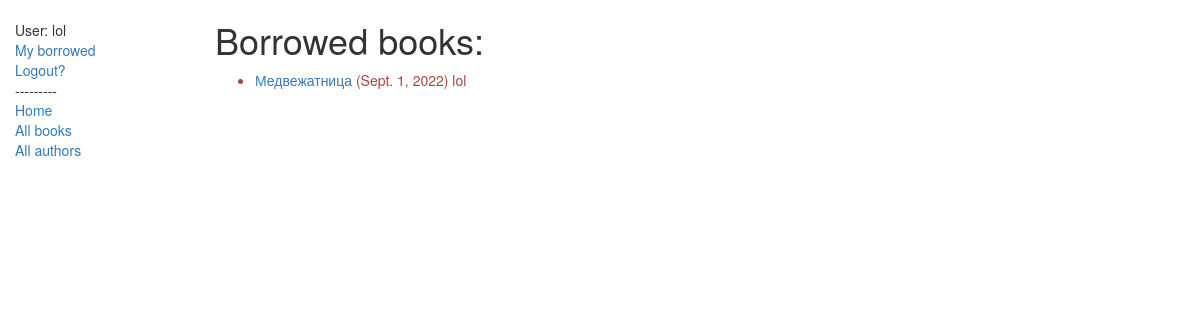
The app's page /catalog/mybooks/ (signed in) with its own data.
### catalog/models.py (models this page shows, shortened)
class BookInstance(models.Model):
    id = models.UUIDField(primary_key=True, default=uuid.uuid4(),
                          help_text="Unique ID for this particular book across whole library",)
    book = models.ForeignKey('Book', on_delete=models.SET_NULL, null=True)
    imprint = models.CharField(max_length=200)
    due_back = models.DateField(null=True, blank=True)
    borrower = models.ForeignKey(User, on_delete=models.SET_NULL, null=True, blank=True)
    LOAN_STATUS = (
        ('m', 'Maintaince'),
        ('o', 'On Loan'),
        ('a', 'Availible'),
        ('r', 'Reserved')
    )
    status = models.CharField(max_length=1, choices=LOAN_STATUS, blank=True, default='m', help_text="Book availability")
    class Meta:
        ordering = ["due_back"]
        permissions = (("can_mark_returned", "Set books as returned"),)
    @property
    def is_overdue(self):
        if self.due_back and date.today() > self.due_back:
            return True
        return False

class Book(models.Model):
    title = models.CharField(max_length=200)
    author = models.ForeignKey('Author', on_delete=models.SET_NULL, null=True)
    summary = models.TextField(max_length=1000, help_text="Enter a brief description of the book")
    isbn = models.CharField('ISBN', max_length=13, help_text="13 characters")
    genre = models.ManyToManyField(Genre, help_text="Select a genre of this book")
    language = models.ForeignKey('Language', on_delete=models.SET_NULL, null=True)
    class Meta:
        ordering = ['title', 'author']
    def display_genre(self):
        """
        Creates a string for genre. This is required to display genre in admin
        """
        return ', '.join([ genre.name for genre in self.genre.all()[:3]])
    display_genre.short_description = 'Genre'

### catalog/views.py (the view)
class LoanedBooksByUserListView(LoginRequiredMixin, generic.ListView):
    model = BookInstance
    template_name = 'bookinstance_list_borrowed_user.html'
    paginate_by = 10
    def get_queryset(self):
        return BookInstance.objects.filter(borrower=self.request.user).filter(status__exact='o').order_by('due_back')

### catalog/templates/bookinstance_list_borrowed_user.html
{% extends 'base_generic.html' %}
{% block content %}
<h1>Borrowed books:</h1>
{% if bookinstance_list %}
<ul>
    {% for bookinst in bookinstance_list %}
    <li class="{% if bookinst.is_overdue %}text-danger{% endif %}">
        <a href="{% url 'book-detail' bookinst.book.pk %}">{{ bookinst.book.title }}</a> ({{ bookinst.due_back }}) {{ bookinst.borrower }}
    </li>
    {% endfor %}
</ul>
{% else %}
    <p>There is no books borrowed</p>
{% endif %}
{% endblock %}

### catalog/templates/base_generic.html (shortened to what this page needs)
<!DOCTYPE html>
<html lang="en">
<head>
    <link rel="stylesheet" href="https://maxcdn.bootstrapcdn.com/bootstrap/3.3.7/css/bootstrap.min.css">
    {% load static %}
    <link rel="stylesheet" href="{% static 'css/style.css' %}">
</head>
<body>
    <div class="container-fluid">
        <div class="row">
            <div class="col-sm-2">
                {% block sidebar %}
                <ul class="sidebar-nav">
                    {% if user.is_authenticated %}
                        <li>User: {{ user.get_username }}</li>
                        {% if perms.catalog.can_mark_returned %}
                            <li><a href="{% url "all-borrowed" %}">Manage Instances</a></li>
                        {% else %}
                            <li><a href="{% url 'my-borrowed' %}">My borrowed</a></li>
                        {% endif %}
                        <li><a href="{% url 'logout'%}?next={{request.path}}">Logout?</a></li>
                    {% else %}
                        <li><a href="{% url 'login'%}?next={{request.path}} ">Login?</a></li>
                    {% endif %}
                    <li>---------</li>
                    <li><a href="{% url 'index' %}">Home</a></li>
                    <li><a href="{% url 'books' %}">All books</a></li>
                    <li><a href="{% url 'authors' %}">All authors</a></li>
                </ul>
                {% endblock %}
            </div>
            <div class="col-sm-10">
                {% block content %}
                {% endblock %}
            </div>
        </div>
    </div>
</body>
</html>

### catalog/static/css/style.css (style rules this page uses)
.sidebar-nav { margin-top: 20px; padding: 0; list-style: none }

### records on screen
BookInstance: book "Медвежатница", due_back "Sept. 1, 2022", borrower "lol"

### other values on screen
{{ user.get_username }} "lol"
